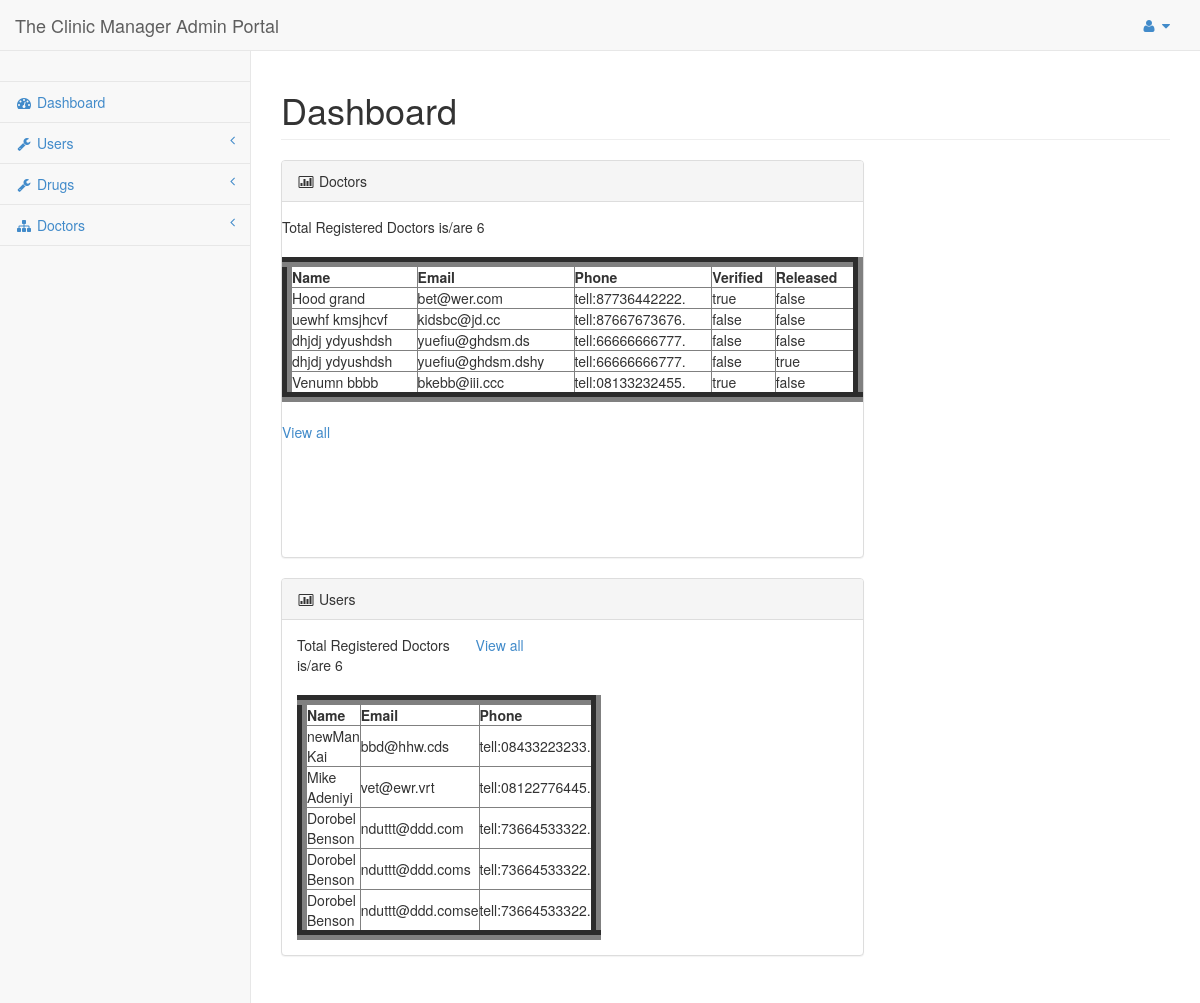
/Enter/admin/admin/index.php (signed in), run on the app's committed database.
### tables this page shows
CREATE TABLE IF NOT EXISTS `doctor` (
  `id` int(9) NOT NULL AUTO_INCREMENT,
  `fname` varchar(20) NOT NULL,
  `lname` varchar(20) NOT NULL,
  `email` varchar(100) NOT NULL,
  `phone` varchar(40) NOT NULL,
  `password` varchar(20) NOT NULL,
  `gender` varchar(9) NOT NULL,
  `verified` varchar(9) NOT NULL,
  `released` varchar(9) NOT NULL,
  `userName` varchar(20) NOT NULL,
  `speciality` int(11) NOT NULL DEFAULT '7',
  `profilepic` varchar(200) NOT NULL DEFAULT 'doctor\\images\\boss.jpg',
  PRIMARY KEY (`id`),
  UNIQUE KEY `email` (`email`,`phone`),
  KEY `speciality` (`speciality`)
);

CREATE TABLE IF NOT EXISTS `users` (
  `id` int(9) NOT NULL AUTO_INCREMENT,
  `fname` varchar(20) NOT NULL,
  `lname` varchar(20) NOT NULL,
  `email` varchar(100) NOT NULL,
  `password` varchar(20) NOT NULL,
  `phone` varchar(40) NOT NULL,
  `gender` varchar(9) NOT NULL,
  `userName` varchar(20) NOT NULL,
  `profilepic` varchar(500) NOT NULL DEFAULT 'user/images/boss.jpg',
  `released` varchar(10) NOT NULL DEFAULT 'false',
  PRIMARY KEY (`id`),
  UNIQUE KEY `email` (`email`,`phone`)
);

### Enter/admin/admin/library.php (called while the page is built, shortened)
<?php
 class DataBase{
  public $connect,$to_be_escaped;
 function dbconnect(){
	$this->connect = new mysqli($this::dbhostname,$this::dbusername,$this::dbpassword,$this::dbname);
 }
 public function select_from_db($query){
	 $this->query =$query ;
	$data = array();
	 $rs = $this->connect->query($this->query);
	if ($rs === false){
	trigger_error(''.$this->connect->error, E_USER_ERROR);
	} else{
		$numrows = $rs->num_rows;
		for($i=0; $i<$numrows; $i++){
			 $data[] = $rs->fetch_assoc();
		}
		return $numrows_and_data = array($numrows,$data);
	}
 }
public function countdoc(){
	$query= "select count(*) as cot from doctor";
	$ntrue = $this->select_from_db($query);
		$thenum = $ntrue[1];
		foreach($thenum as $tm){
			$tobereturned = $tm['cot'];
		}
		return $tobereturned;
}
 }
?>

### Enter/admin/admin/index.php (the view, shortened to what this page needs)
<?php
	include 'config.php';
if(((isset($_SESSION['isLoged']))&&(!empty($_SESSION['isLoged']))) && ((isset($_SESSION['id']))&&(!empty($_SESSION['id'])))
				){
?>
<!DOCTYPE html>
<html>
<head>
    <link href="css/bootstrap.min.css" rel="stylesheet">
    <link href="font-awesome/css/font-awesome.css" rel="stylesheet">
    <link href="css/sb-admin.css" rel="stylesheet">
</head>
<body>
    <div id="wrapper">
        <?php
		include "header_admin.php";
		?>
            <div class="navbar-default navbar-static-side" role="navigation">
               <?php
			   include "side_nav.php";
			   ?>
            </div>
        </nav>
        <div id="page-wrapper">
            <div class="row">
                <div class="col-lg-12">
                    <h1 class="page-header">Dashboard</h1>
                </div>
            </div>
            <div class="row">
                <div class="col-lg-8">
                    <div class="panel panel-default">
                        <div class="panel-heading">
                            <i class="fa fa-bar-chart-o fa-fw"></i> Doctors
                        </div>
                        <div class="panel-body">
                          <div class="row">
                            <div >
                                    <div class="table-responsive">
										<?php
		 require_once("library.php");
	  $dobbybb = new DataBase();
	  $dobbybb->dbconnect();
	  $theSel = "select * from doctor
		limit 0,5
	  ";
	  $gtDocN = $dobbybb->select_from_db($theSel);
	  $getDoc = $gtDocN[1];
	  $nD = $dobbybb->countdoc();
	  echo "
	  Total Registered Doctors is/are $nD  <br /><br />
	  <table width=\"670px\" border=\"10\">
                                            <thead>
                                                <tr>
                                                    <th>Name</th>
													 <th>Email</th>
													 <th>Phone</th>
                                                    <th>Verified</th>
                                                    <th>Released</th>
                                                </tr>
                                            </thead>
                                            <tbody>";
	foreach( $getDoc as $gd){
	 $fnamee = $gd['fname'];
	 $namee =  $gd['lname'];
	 $emailee = $gd['email'];
	 $phoneee = $gd['phone'];
	 $veree = $gd['verified'] ;
	  $releee = $gd['released'] ;
		echo "
		<tr>
			<td > $fnamee $namee</td>
			<td>$emailee</td>
			<td>$phoneee</td>
			<td>$veree</td>
			<td>$releee</td>
		</tr>
		 ";
	 }
		?>
                                            </tbody>
                                        </table>
                                    </div>
									<br />
									<p> <a href="alldoctors.php"> View all</a>&nbsp;</p>
									<br /><br /><br />
                              </div>
                                <p>&nbsp;</p>
                          </div>
                        </div>
                    </div>
                  <div >
                    <div class="panel panel-default">
                        <div class="panel-heading">
                            <i class="fa fa-bar-chart-o fa-fw"></i> Users
                        </div>
                        <div class="panel-body">
                          <div class="row">
                            <div class="col-lg-4">
                                    <div class="table-responsive">
											<?php
		 require_once("library.php");
	  $dobbybb = new DataBase();
	  $dobbybb->dbconnect();
	  $theSel = "select * from users
limit 0,5	  ";
	  $gtDocN = $dobbybb->select_from_db($theSel);
	  $getDoc = $gtDocN[1];
	$nD = $dobbybb->countdoc();
	  echo "
	  Total Registered Doctors is/are $nD  <br /><br />
	  <table width=\"670px\" border=\"10\">
                                            <thead>
                                                <tr>
                                                    <th >Name</th>
                                                    <th>Email</th>
                                                    <th>Phone</th>
                                                </tr>
                                            </thead>
                                            <tbody>";
	foreach( $getDoc as $gd){
	 $fnamee = $gd['fname'];
	 $namee =  $gd['lname'];
	 $emailee = $gd['email'];
	 $phoneee = $gd['phone'] ;
		echo "
		<tr>
			<td > $fnamee $namee</td>
			<td>$emailee</td>
			<td>$phoneee</td>
		</tr>
		 ";
	 }
		?>
                                            </tbody>
                                        </table>
                                    </div>
                            </div>
                                <p> <a href="allusers.php"> View all</a>&nbsp;</p>
                          </div>
                        </div>
                    </div>
                </div>
                </div>
            </div>
        </div>
    </div>
</body>
</html>
<?php
}else{
	if($connectDatabase == TRUE){$action=FALSE;include('connect.php');}
	header("Location: $errpage");
	exit();
}
 ?>

### Enter/admin/admin/css/sb-admin.css (style rules this page uses)
body { padding-top: 100px; background-color: #f8f8f8; }
@media (min-width:768px) { body { padding-top: 50px; } }
#wrapper { width: 100%; }
#page-wrapper { padding: 0 15px; min-height: 568px; background-color: #fff; }
@media (min-width:768px) { #page-wrapper { position: inherit; margin: 0 0 0 250px; padding: 0 30px; min-height: 1300px; border-left: 1px solid #e7e7e7; } }
@media (min-width:768px) { .navbar-static-side { z-index: 1; position: absolute; width: 250px; margin-top: 51px; } }

### data on the page
doctor: fname "Hood", lname "grand", email "bet@wer.com", phone "tell:87736442222.", verified "true", released "false"
doctor: fname "uewhf", lname "kmsjhcvf", email "kidsbc@jd.cc", phone "tell:87667673676.", verified "false", released "false"
doctor: fname "dhjdj", lname "ydyushdsh", email "yuefiu@ghdsm.ds", phone "tell:66666666777.", verified "false", released "false"
doctor: fname "dhjdj", lname "ydyushdsh", email "yuefiu@ghdsm.dshy", phone "tell:66666666777.", verified "false", released "true"
doctor: fname "Venumn", lname "bbbb", email "bkebb@iii.ccc", phone "tell:08133232455.", verified "true", released "false"
users: fname "newMan", lname "Kai", email "bbd@hhw.cds", phone "tell:08433223233."
users: fname "Mike", lname "Adeniyi", email "vet@ewr.vrt", phone "tell:08122776445."
users: fname "Dorobel", lname "Benson", email "nduttt@ddd.com", phone "tell:73664533322."
users: fname "Dorobel", lname "Benson", email "nduttt@ddd.coms", phone "tell:73664533322."
users: fname "Dorobel", lname "Benson", email "nduttt@ddd.comse", phone "tell:73664533322."

### other printed values
$nD "6"
